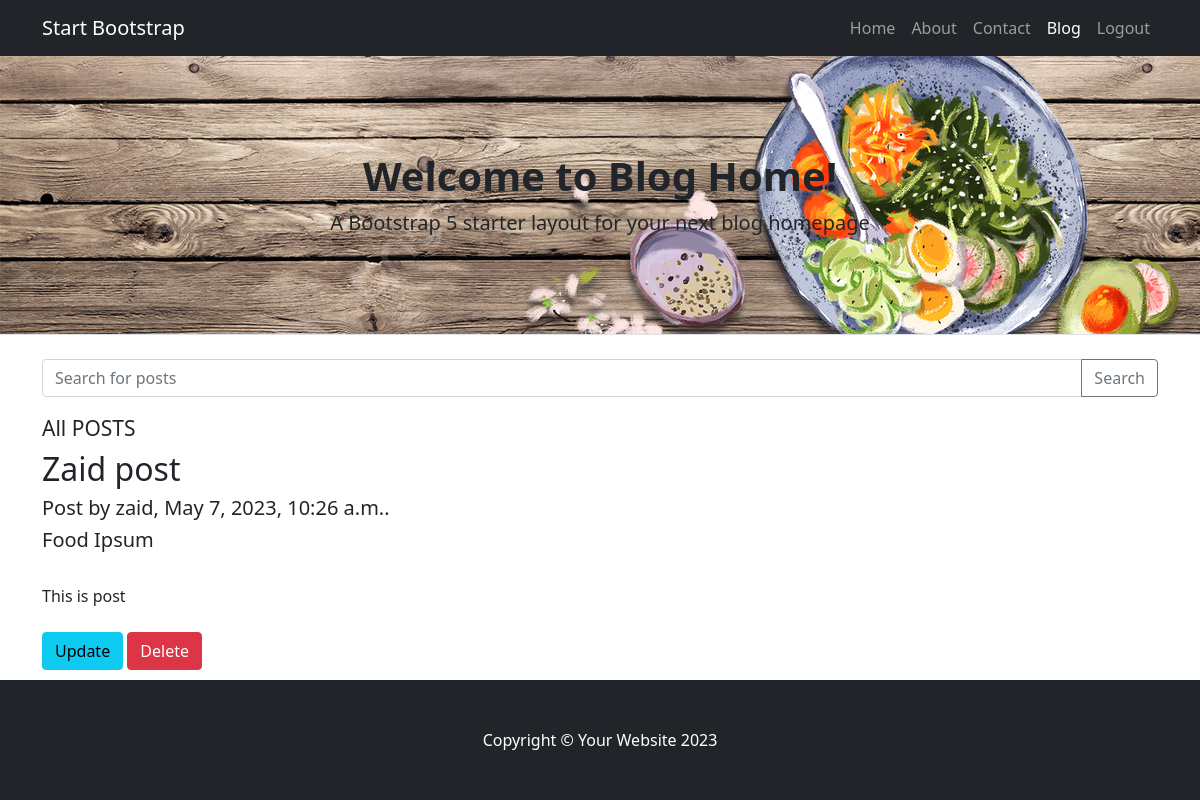
The page /posts/ (signed in) on the database its author committed.
### posts/models.py (models this page shows, shortened)
class Post(models.Model):
    author = models.ForeignKey(
        'auth.User',
        on_delete=models.CASCADE
    )
    title = models.CharField(max_length=200)
    text = models.TextField()
    image = models.ImageField(upload_to='images/', null=True, blank=True)
    is_featured = models.BooleanField(default=False)
    created_date = models.DateTimeField(
        default=timezone.now
    )
    published_date = models.DateTimeField(
        blank=True, null=True
    )

### posts/views.py (the view)
# urls.py: path('', PostListView.as_view(), name='list_posts'),
class PostListView(LoginRequiredMixin, ListView):
    model = Post
    template_name = 'posts/posts.html'
    success_url = reverse_lazy('list_posts')
    context_object_name = 'posts'
    def get_queryset(self):
        queryset = super().get_queryset().filter(author=self.request.user)
        query = self.request.GET.get('query')
        if query:
            queryset = queryset.filter(Q(title__icontains=query) | Q(text__icontains=query))
        return queryset

### templates/posts/posts.html (shortened to what this page needs)
{% extends 'base.html' %}
 {% block content %}
    <form method="get">
      <div class="input-group mb-3">
        <input type="text" class="form-control" name="query" placeholder="Search for posts">
        <button class="btn btn-outline-secondary" type="submit">Search</button>
      </div>
    </form>
{% if posts %}
    <div class="col-sm-9">
      <h4><small>All POSTS</small></h4>
        {% for entry in posts %}
      <div class="row">
        <div class="col-lg-12">
        <h2>{{entry.title}}</h2>
         <h5> Post by {{entry.author.username}}, {{entry.created_date}}.</h5>
        <h5><span class="label label-danger">Food</span> <span class="label label-primary">Ipsum</span></h5><br>
        <p>   {{entry.text}}   <br><br>
              <a href="{% url 'post_update' entry.pk%}" class="btn btn-info">Update</a>
              <a href="{% url 'post_delete' entry.pk%}" class="btn btn-danger">Delete</a>
        </div>
      </div>
        {% endfor %}
        {% else %}
      <p>No posts found.</p>
        {% endif %}
    </div>
{% endblock %}

### rows shown on the page
Post: title "Zaid post", author.username "zaid", created_date "May 7, 2023, 10:26 a.m.", text "This is post"
